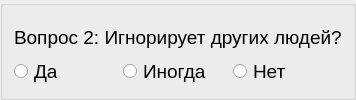
          <widget class="QGroupBox" name="block2_item02">
           <layout class="QVBoxLayout" name="verticalLayout_28">
            <property name="spacing">
             <number>0</number>
            </property>
            <item>
             <widget class="QLabel" name="label_35">
              <property name="font">
               <font>
                <pointsize>14</pointsize>
               </font>
              </property>
              <property name="text">
               <string>Вопрос 2: Игнорирует других людей?</string>
              </property>
              <property name="alignment">
               <set>Qt::AlignLeading|Qt::AlignLeft|Qt::AlignVCenter</set>
              </property>
             </widget>
            </item>
            <item>
             <layout class="QHBoxLayout" name="_28">
              <property name="spacing">
               <number>0</number>
              </property>
              <item>
               <widget class="QRadioButton" name="radioButton_82">
                <property name="font">
                 <font>
                  <pointsize>14</pointsize>
                 </font>
                </property>
                <property name="text">
                 <string>Да</string>
                </property>
               </widget>
              </item>
              <item>
               <widget class="QRadioButton" name="radioButton_83">
                <property name="font">
                 <font>
                  <pointsize>14</pointsize>
                 </font>
                </property>
                <property name="text">
                 <string>Иногда</string>
                </property>
               </widget>
              </item>
              <item>
               <widget class="QRadioButton" name="radioButton_84">
                <property name="font">
                 <font>
                  <pointsize>14</pointsize>
                 </font>
                </property>
                <property name="text">
                 <string>Нет</string>
                </property>
               </widget>
              </item>
             </layout>
            </item>
           </layout>
          </widget>
